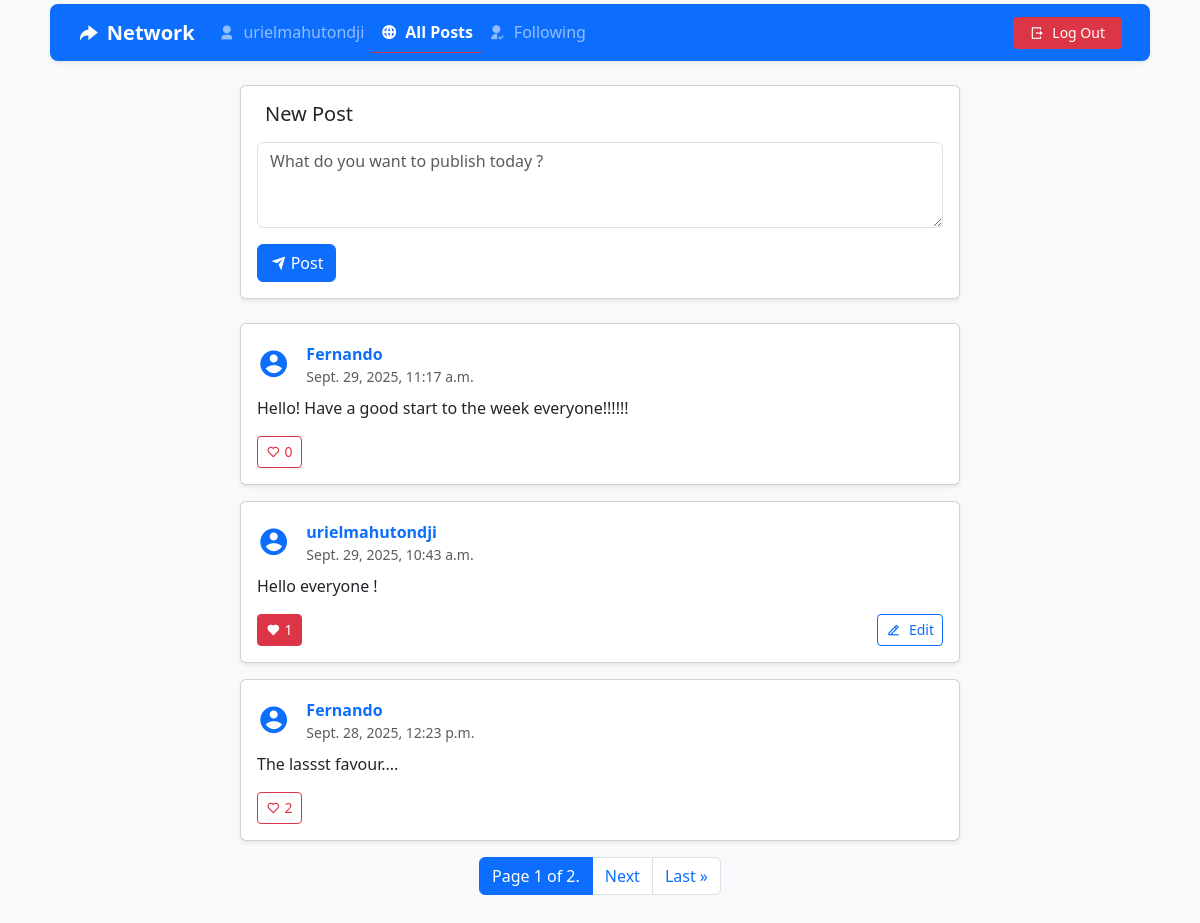
Page /all-post (signed in) on the committed database.
### network/models.py (models this page shows, shortened)
class User(AbstractUser):
    pass

class Posts(models.Model):
    user = models.ForeignKey(User, on_delete=models.CASCADE, related_name="posts")
    content = models.TextField()
    timestamp = models.DateTimeField(auto_now_add=True)
    likes = models.ManyToManyField(User, related_name="liked_posts", blank=True)

### network/views.py (the view)
# urls.py: path("all-post", views.index, name="index"),
@login_required
def index(request):
    posts = Posts.objects.all().order_by('-timestamp')
    paginator = Paginator(posts, 3)
    page_number = request.GET.get("page")
    page_obj = paginator.get_page(page_number)
    return render(request, "network/index.html", {"page_obj": page_obj})

### network/templates/network/index.html (shortened to what this page needs)
{% extends "network/layout.html" %}
{% block body %}
    <div class="container my-4">
        <div class="row">
            <div class="col-lg-8 mx-auto">
                <div class="card shadow-sm mb-4">
                    <div class="card-body">
                        <h5 class="card-title mb-3">New Post</h5>
                        <form action="{% url 'create_post' %}" method="post">
                            <div class="mb-3">
                                <textarea class="form-control" name="content" rows="3" placeholder="What do you want to publish today ?"></textarea>
                            </div>
                            <div class="d-flex justify-content-between align-items-center">
                                <button type="submit" class="btn btn-primary">
                                    <i class="ri-send-plane-fill me-1"></i>Post
                                </button>
                            </div>
                        </form>
                    </div>
                </div>
                <div class="posts-container">
                {% for post in page_obj %}
                    <div class="card shadow-sm mb-3 post-card">
                        <div class="card-body">
                            <div class="d-flex justify-content-between align-items-start mb-2">
                                <div class="d-flex align-items-center">
                                    <div class="profile-avatar me-3">
                                        <i class="ri-account-circle-fill text-primary fs-2"></i>
                                    </div>
                                    <div class="d-flex flex-column">
                                        <a href="{% url 'profile' post.user.username %}" class="mb-0 fw-bold text-primary text-decoration-none">{{ post.user.username }}</a>
                                        <small class="text-muted">{{ post.timestamp }}</small>
                                    </div>
                                </div>
                            </div>
                            <p class="post-content" id="content-{{ post.id }}">
                                {{ post.content }}
                            </p>
                            <div class="d-flex justify-content-between align-items-center mt-3">
                                <button class="btn {% if user in post.likes.all %}btn-danger{% else %}btn-outline-danger{% endif %} btn-sm like-btn" data-post-id="{{ post.id }}">
                                    <i class="{% if user in post.likes.all %}ri-heart-fill{% else %}ri-heart-line{% endif %} me-1"></i><span class="like-count">{{ post.likes.count }}</span>
                                </button>
                                {% if user == post.user %}
                                    <button class="btn btn-outline-primary btn-sm edit-btn" data-post-id="{{ post.id }}">
                                        <i class="ri-edit-2-line me-2"></i>Edit
                                    </button>
                                {% endif %}
                            </div>
                        </div>
                    </div>
                {% endfor %}
                <nav aria-label="...">
                    <ul class="pagination justify-content-center">
                        <li class="page-item active">
                        <a class="page-link" href="#" aria-current="page">Page {{ page_obj.number }} of {{ page_obj.paginator.num_pages }}.</a>
                        </li>
                        {% if page_obj.has_next %}
                        <li class="page-item"><a class="page-link" href="?page={{ page_obj.next_page_number }}">Next</a></li>
                        <li class="page-item"><a class="page-link" href="?page={{ page_obj.paginator.num_pages }}">Last &raquo;</a></li>
                        {% endif %}
                    </ul>
                </nav>
            </div>
        </div>
    </div>
{% endblock %}

### network/templates/network/layout.html (shortened to what this page needs)
{% load static %}
<!DOCTYPE html>
<html lang="en">
    <head>
        <link href="https://cdn.jsdelivr.net/npm/bootstrap@5.3.8/dist/css/bootstrap.min.css" rel="stylesheet">
        <link href="https://cdn.jsdelivr.net/npm/remixicon/fonts/remixicon.css" rel="stylesheet">
        <link href="{% static 'network/styles.css' %}" rel="stylesheet">
    </head>
    <body class="container bg-light">
        <nav class="navbar navbar-expand-lg navbar-dark bg-primary shadow-sm sticky-top rounded-3 mt-1 mx-2 px-3">
        <div class="container-fluid">
            <a class="navbar-brand fw-bold d-flex align-items-center" href="#">
            <i class="ri-share-forward-fill me-2"></i> Network
            </a>
            <div class="collapse navbar-collapse" id="navbarNav">
            <ul class="navbar-nav me-auto mb-2 mb-lg-0">
                {% if user.is_authenticated %}
                <li class="nav-item">
                    <a class="nav-link {% if request.resolver_match.url_name == 'profile' %}active  fw-bold border-bottom border-danger{% endif %}" href="{% url 'profile' user.username %}">
                    <i class="ri-user-3-fill me-1"></i> {{ user.username }}
                    </a>
                </li>
                <li class="nav-item">
                <a class="nav-link {% if request.resolver_match.url_name == 'index' %}active  fw-bold border-bottom border-danger{% endif %}" href="{% url 'index' %}">
                    <i class="ri-global-line me-1"></i> All Posts
                </a>
                </li>
                <li class="nav-item">
                    <a class="nav-link {% if request.resolver_match.url_name == 'following' %}active  fw-bold border-bottom border-danger{% endif %}" href="{% url 'following' %}">
                    <i class="ri-user-follow-fill me-1"></i> Following
                    </a>
                </li>
                {% endif %}
            </ul>
            <ul class="navbar-nav ms-auto">
                {% if user.is_authenticated %}
                <li class="nav-item align-items-end text-end">
                    <a class="btn btn-danger btn-sm px-3 " href="{% url 'logout' %}">
                    <i class="ri-logout-box-r-line me-1"></i> Log Out
                    </a>
                </li>
                {% endif %}
            </ul>
            </div>
        </div>
        </nav>
        <div class="body">
            {% block body %}
            {% endblock %}
        </div>
    </body>
</html>

### rows in the picture
User: username "urielmahutondji"
Posts: user.username "Fernando", timestamp "Sept. 29, 2025, 11:17 a.m.", content "Hello! Have a good start to the week everyone!!!!!!", likes.count "0"
Posts: user.username "urielmahutondji", timestamp "Sept. 29, 2025, 10:43 a.m.", content "Hello everyone !", likes.count "1"
Posts: user.username "Fernando", timestamp "Sept. 28, 2025, 12:23 p.m.", content "The lassst favour....", likes.count "2"

### other values in the picture
{{ page_obj.number }} "1"
{{ page_obj.paginator.num_pages }} "2"
